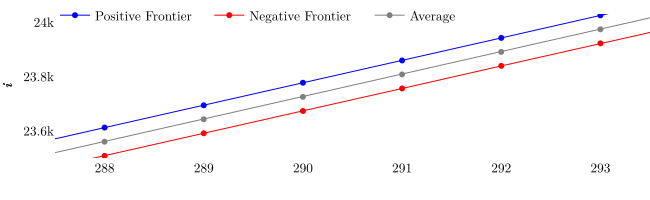

Reproduce this figure in Python.
'''To be used AFTER signal_envelope is installed via pip'''
import sys
# sys.path.append("signal_envelope/")
import numpy as np
import signal_envelope as se
from scipy import interpolate
import plotly.graph_objects as go

name = "alto"
W, _ = se.read_wav(f"C:/Users/tesse/Desktop/Files/Dropbox/0_Science/reps/envelope/test_samples/{name}.wav")
amp = np.max(np.abs(W))
W = 4 * W / amp
X = np.arange(W.size)

Xpos, Xneg = se.get_frontiers(W, 0)
E = se.get_frontiers(W, 1)

m = min(Xpos.size, Xneg.size)
Xavg = (Xpos[0 : m] + Xneg[0 : m]) / 2

'''============================================================================'''
'''                                    PLOT                                    '''
'''============================================================================'''

FONT = dict(
    family="Latin Modern Roman",
    color="black",
    size=13.3333
  )

'''Plotting'''
fig = go.Figure()
fig.layout.template ="plotly_white" 
fig.update_layout(
  xaxis_title="",
  yaxis_title="<b><i>i</i></b>",
  legend=dict(orientation='h', yanchor='top', xanchor='left', y=1.1),
  margin=dict(l=0, r=0, b=0, t=0),
  font=FONT,
  titlefont=FONT
)
fig.layout.xaxis.title.font=FONT
fig.layout.yaxis.title.font=FONT

fig.update_xaxes(showline=False, showgrid=False, zeroline=False, range=[288-.5, 293+.5])
fig.update_yaxes(showline=False, showgrid=False, zeroline=False, range=[23500, 24030])


fig.add_trace(
  go.Scatter(
    name="Positive Frontier      ",
    # x=np.arange(W.size),
    y=Xpos,
    mode="lines+markers",
    # fill="tozeroy",
    # fillcolor="rgba(0,0,0,0.6)",
    line=dict(width=1, color="blue",),
  )
)

fig.add_trace(
  go.Scatter(
    name="Negative Frontier      ",
    # x=np.arange(W.size),
    y=Xneg,
    mode="lines+markers",
    # fill="tozeroy",
    # fillcolor="rgba(0,0,0,0.3)",
    line=dict(width=1, color="red",),
  )
)

fig.add_trace(
  go.Scatter(
    name="Average      ",
    # x=E,
    y=Xavg,
    mode="lines+markers",
    line=dict(width=1, color="gray"),
  )
)

# fig.add_trace(
#   go.Scatter(
#     name="Envelope      ",
#     # x=E,
#     y=E,
#     mode="lines+markers",
#     line=dict(width=1, color="black"),
#   )
# )

fig.show(config=dict({'scrollZoom': True}))
save_name = "./images/" + sys.argv[0].split('/')[-1].replace(".py", "") + ".svg"
fig.write_image(save_name, width=650, height=200, engine="kaleido", format="svg")
print("saved:", save_name)
